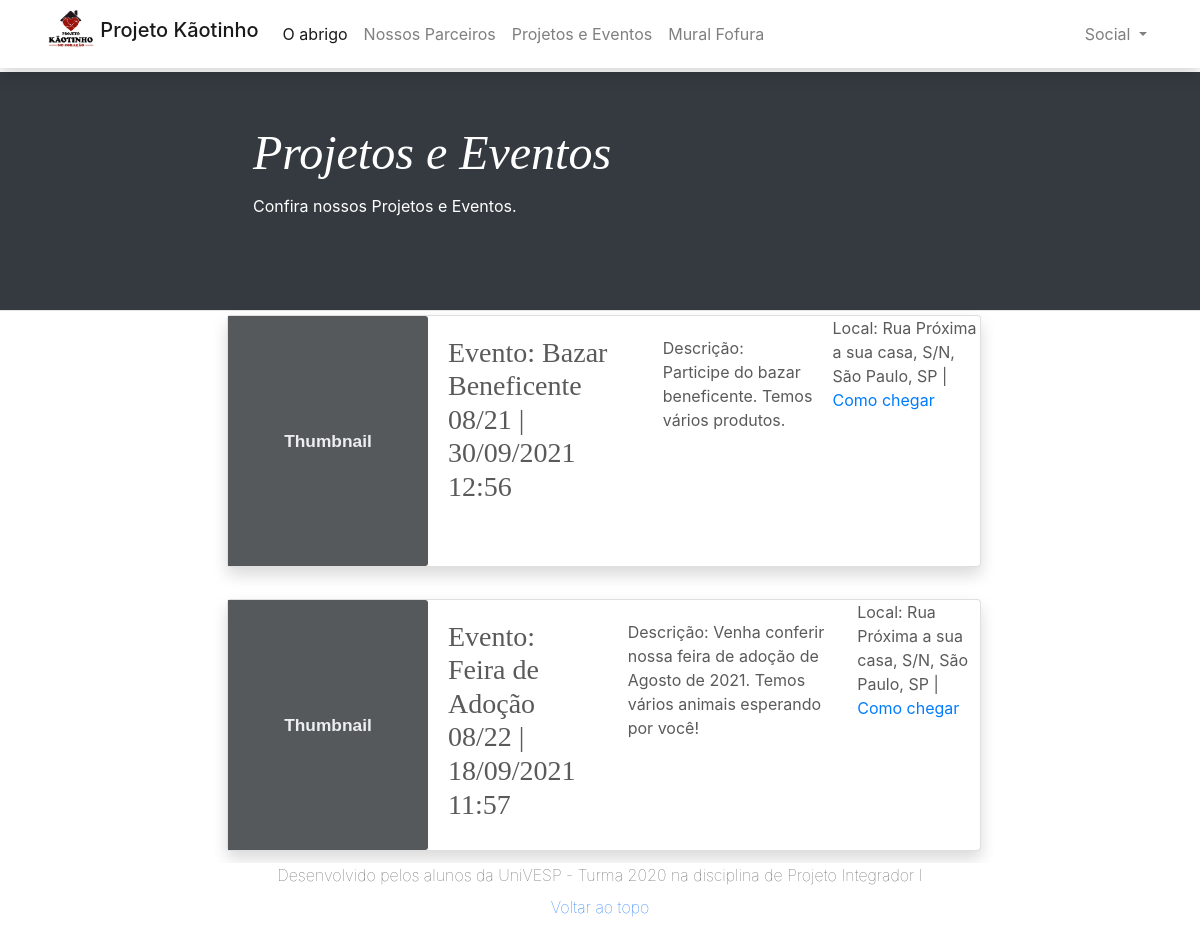
The app's page /abrigo/eventos, older data.
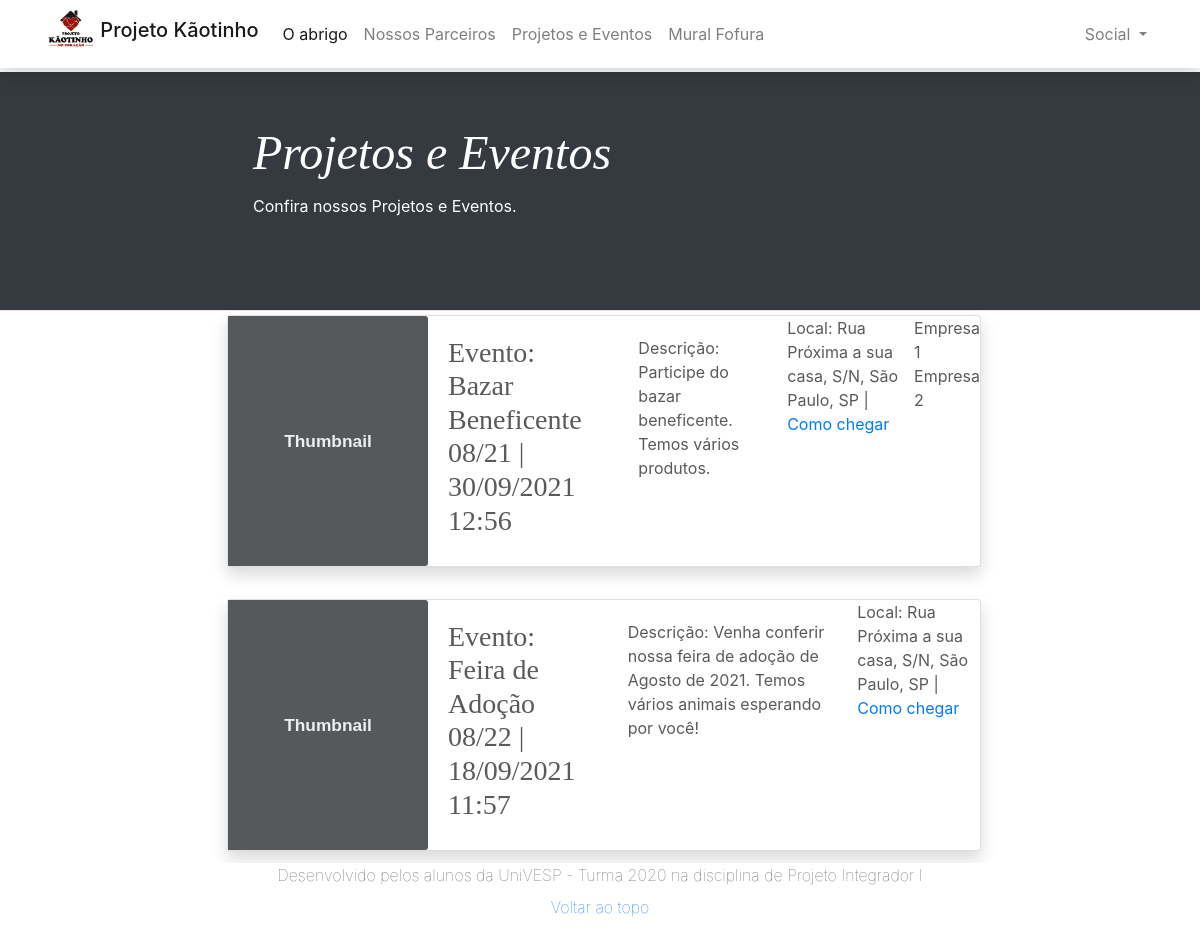
The same page, newer data.
### parceiros/models.py (models this page shows, shortened)
class Parceiros(models.Model):
    nome_parceiro = models.CharField(max_length=100,null=False,blank=False,unique=True,verbose_name='Parceiro',help_text='Escreve o nome do Parceiro.')
    descricao_parceiro = models.TextField(null=False,blank=False,unique=True,verbose_name='Resumo sobre o Parceiros',help_text='Descreva um resumo sobre o ramo do parceiro')
    site_parceiro = models.CharField(max_length=250,null=False,blank=False,unique=True,verbose_name='Site',help_text='Insira o site do parceiro')
    class Meta:
        db_table = 'parceiro'
        ordering = ['nome_parceiro']

### eventos/views.py (the view)
# urls.py: path('', views.carrega_eventos, name='eventos'),
def carrega_eventos(request):
    evento = Evento.objects.all()
    response = {'eventos':evento}
    return render(request, 'eventos/eventos.html',response)

### eventos/models.py (called while the page is built)
    def get_data_evento(self): #função para retornar a data formatada
        return self.data_evento.strftime('%d/%m/%Y %H:%M')

    def get_parceiros(self):
        busca_parceiros = list(self.parceiros.all())
        if busca_parceiros!=0:
            lista_parceiros = []
            arruma_lista = Parceiros()
            for arruma_lista in busca_parceiros:
                arruma_lista = arruma_lista.nome_parceiro
                lista_parceiros.append(arruma_lista)
            return lista_parceiros
        else:
            return False

### eventos/templates/eventos/eventos.html (shortened to what this page needs)
{% extends 'templates/../model-page.html' %}
{% block content %}
<header class="blog-header bg-dark justify-content-center align-items-center m-0 p-0">
    <div class="row flex-nowrap justify-content-center align-items-center">
        <div class="col-md-8 pt-1">
            <div class="jumbotron p-3 p-md-5 text-white rounded bg-dark">
                <h2 class="display-4 font-italic">Projetos e Eventos</h2>
                <p class="my-3">Confira nossos Projetos e Eventos.</p>
            </div>
        </div>
    </div>
</header>
{% for evento in eventos %}
    <div class="row justify-content-center m-1">
        <div class="col-md-8">
            <div class="card flex-lg-row mb-4 shadow h-lg-250">
                <img class="card-img-right flex-auto d-none d-lg-block" data-src="holder.js/200x250?theme=thumb" alt="Thumbnail [200x250]" style="width: 200px; height: 250px;" data-holder-rendered="true">
                <div class="card-body d-flex">
                    <h3 class="mb-0 w-100">
                        Evento: {{ evento.nome_evento }} | {{ evento.get_data_evento }}
                    </h3>
                </div>
                <div class="card-body d-flex justify-content-between">
                    <p class="card-text mb-auto w-100">Descrição: {{ evento.descricao_evento }}</p>
                </div>
                <div>
                    Local: {{ evento.local_evento }} | <a href="https://www.google.com.br/maps/place/{{ evento.local_evento }}" target="_blank">Como chegar</a>
                </div>
                <div>
                    {% if evento.get_parceiros %}
                        {% for parceiro in evento.get_parceiros %}
                            {{ parceiro }}
                        {% endfor %}
                    {% endif %}
                </div>
            </div>
        </div>
    </div>
    {% endfor %}
{% endblock %}

Row changes from the older to the newer data that the page shows:
added Parceiros: get_parceiros "Empresa 1"
added Parceiros: get_parceiros "Empresa 2"
